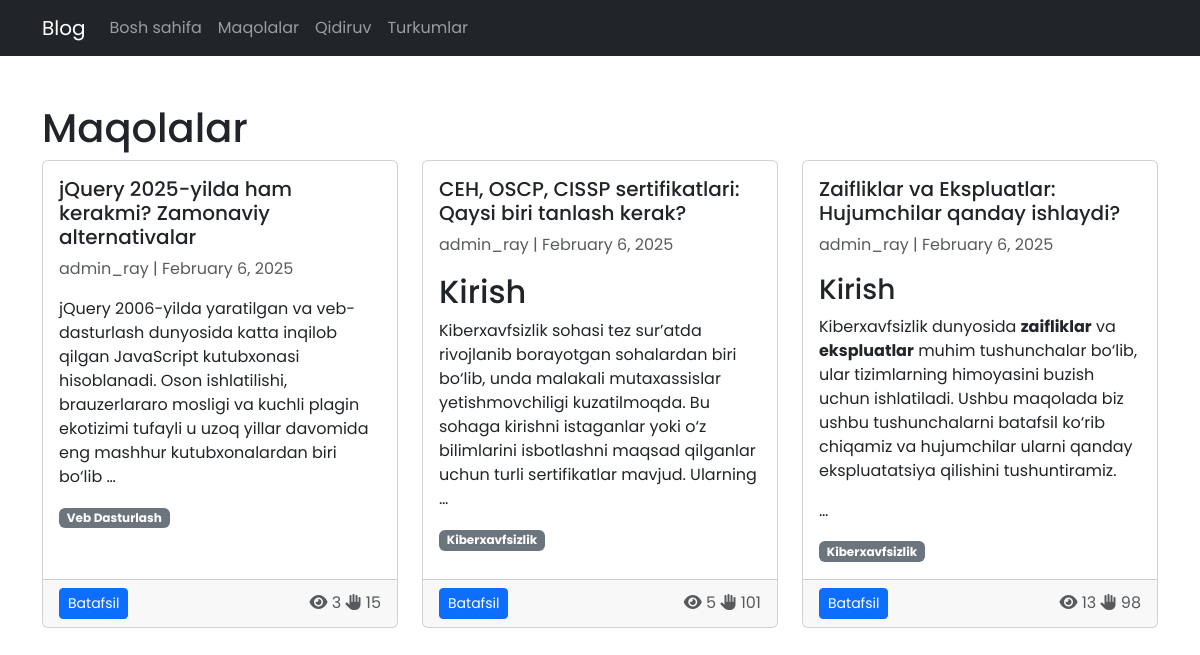
The page /maqolalar/ on the database as committed earlier.
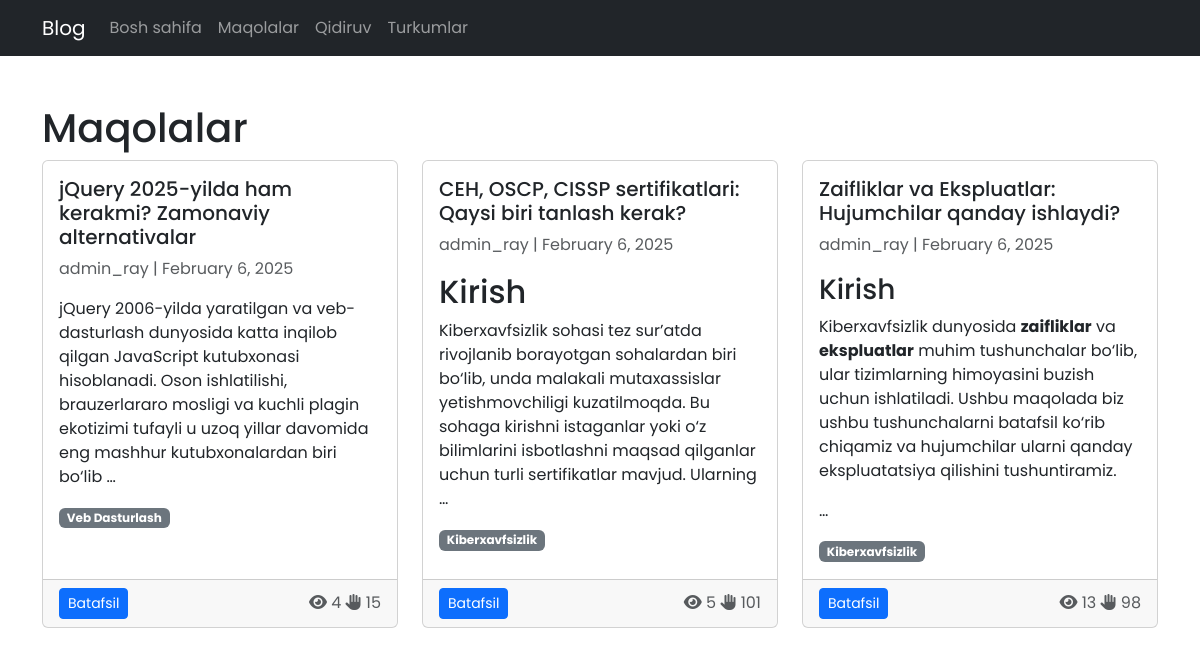
The same page on the database as committed later.
### main/models.py (models this page shows, shortened)
class Post(models.Model):
	title = models.CharField(max_length=255)  # title
	content = models.TextField()  # content
	author = models.ForeignKey(User, on_delete=models.CASCADE, related_name='posts')  # author
	category = models.ForeignKey(Category, on_delete=models.SET_NULL, null=True, related_name='posts')  # category
	tags = models.ManyToManyField(Tag, related_name='posts', blank=True)  # tags
	sources = models.TextField(blank=True, null=True)  # sources
	created_at = models.DateTimeField(auto_now_add=True)  # created date
	updated_at = models.DateTimeField(auto_now=True)  # updated date
	is_published = models.BooleanField(default=True)  # is publish
	claps = models.PositiveIntegerField(default=0)  # claps
	views = models.PositiveIntegerField(default=0)  # view
	class Meta:
		verbose_name = 'Post'
		verbose_name_plural = 'Posts'
		ordering = ['-created_at']
	def get_markdown_content(self):
		raw_html = markdown.markdown(self.content, extensions=['extra'])
		allowed_tags = ['p', 'a', 'b', 'i', 'strong', 'em', 'ul', 'ol', 'li', 'code',
			'img', 'h1', 'h2', 'h3', 'h4', 'h5', 'h6', 'hr', 'br', 'pre']
		allowed_attributes = {
			'a': ['href', 'title'],
			'img': ['src', 'alt', 'width', 'height']
		}
		return bleach.clean(raw_html, tags=allowed_tags, attributes=allowed_attributes)

class Category(models.Model):
	class Meta:
		verbose_name = 'Category'
		verbose_name_plural = 'Categories'
		ordering = ['name']
	name = models.CharField(max_length=150, unique=True)  # name
	slug = models.SlugField(max_length=150, blank=True, unique=True)  # category

### main/views.py (the view)
# urls.py: path('maqolalar/', views.posts, name='posts'),
def posts(request):
	posts = Post.objects.filter(is_published=True)
	return render(request, 'posts.html', {'posts': posts})

### templates/posts.html (shortened to what this page needs)
{% extends 'base.html' %}
{% block content %}
<h1>Maqolalar</h1>
{% if posts %}
<div class="row">
    {% for post in posts %}
    <div class="col-md-6 col-lg-4 mb-4">
        <div class="card h-100">
            <div class="card-body">
                <h5 class="card-title">
                    <a class="text-decoration-none text-dark" href="{% url 'post' post.pk %}">
                        {{ post.title }}
                    </a>
                </h5>
                <p class="card-text text-muted">
                    {{ post.author.username }} | {{ post.created_at|date:"F j, Y" }}
                </p>
                <p class="card-text">
                    {{ post.get_markdown_content|safe|truncatewords:30 }}
                </p>
                <div class="">
                    <span class="badge bg-secondary">{{ post.category.name }}</span>
                </div>
            </div>
            <div class="card-footer d-flex justify-content-between align-items-center">
                <a href="{% url 'post' post.pk %}" class="btn btn-sm btn-primary">Batafsil</a>
                <div class="">
                    <span class="text-muted">
                        <i class="fas fa-eye"></i> {{ post.views }}
                    </span>
                    <span class="text-muted">
                        <i class="fas fa-hand-paper"></i> {{ post.claps }}
                    </span>
                </div>
            </div>
        </div>
    </div>
    {% endfor %}
</div>
{% else %}
<p class="text-muted">Hech qanday maqolalar mavjud emas.</p>
{% endif %}
{% endblock %}

Rows that differ between the two databases and show on the page:
changed Post "jQuery 2025-yilda ham kerakmi? Zamonaviy alternativalar": views "3" → "4"
